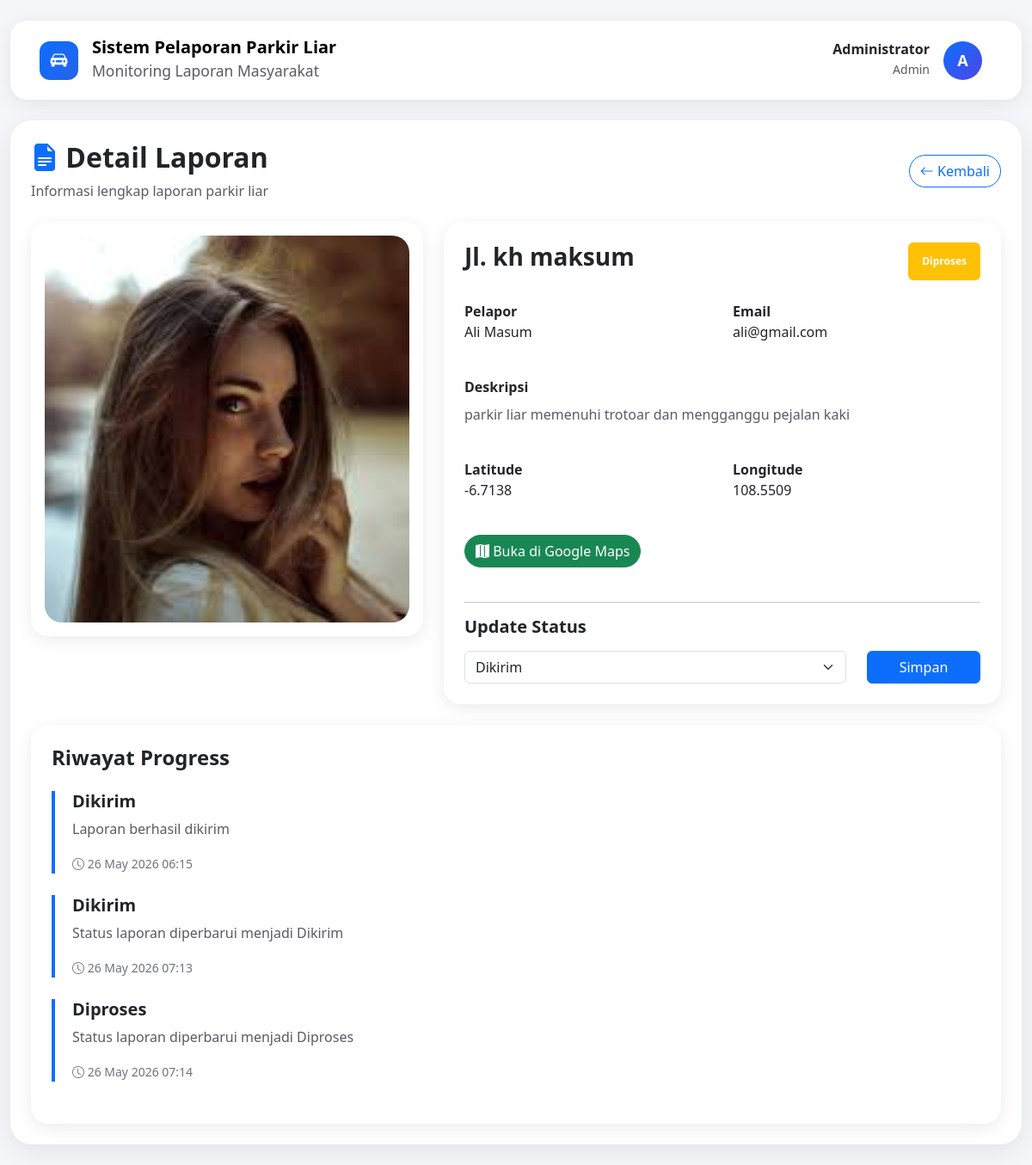
Screenshot of /admin/detail_laporan.php?id=1 (signed in) with the database file from the repository.
### tables this page shows
CREATE TABLE `laporan` (
  `id_laporan` int(11) NOT NULL,
  `id_user` int(11) NOT NULL,
  `foto` varchar(255) NOT NULL,
  `deskripsi` text NOT NULL,
  `latitude` varchar(50) NOT NULL,
  `longitude` varchar(50) NOT NULL,
  `alamat_lokasi` text DEFAULT NULL,
  `status` enum('Dikirim','Diverifikasi','Diproses','Ditindak','Selesai','Ditolak') DEFAULT 'Dikirim',
  `created_at` timestamp NOT NULL DEFAULT current_timestamp()
);

CREATE TABLE `users` (
  `id_user` int(11) NOT NULL,
  `nama_lengkap` varchar(100) NOT NULL,
  `email` varchar(100) NOT NULL,
  `password` varchar(255) NOT NULL,
  `no_hp` varchar(20) DEFAULT NULL,
  `alamat` text DEFAULT NULL,
  `role` enum('admin','user') DEFAULT 'user',
  `created_at` timestamp NOT NULL DEFAULT current_timestamp()
);

CREATE TABLE `status_laporan` (
  `id_status` int(11) NOT NULL,
  `id_laporan` int(11) NOT NULL,
  `status` enum('Dikirim','Diverifikasi','Diproses','Ditindak','Selesai','Ditolak') NOT NULL,
  `catatan` text DEFAULT NULL,
  `updated_by` int(11) DEFAULT NULL,
  `created_at` timestamp NOT NULL DEFAULT current_timestamp()
);

### admin/detail_laporan.php (the view, shortened to what this page needs)
<?php
include __DIR__ . '/../config/koneksi.php';
$id_laporan = (int) $_GET['id'];
$query = mysqli_query($conn,
    "SELECT laporan.*,
    users.nama_lengkap,
    users.email
    FROM laporan
    JOIN users
    ON users.id_user = laporan.id_user
    WHERE laporan.id_laporan='$id_laporan'"
);
$data = mysqli_fetch_assoc($query);
$queryStatus = mysqli_query($conn,
    "SELECT *
    FROM status_laporan
    WHERE id_laporan='$id_laporan'
    ORDER BY created_at ASC"
);
switch($data['status']){
    case 'Diproses':
        $badge='warning';
        break;
}
?>
<!DOCTYPE html>
<html lang="id">
<head>
<link href="https://cdn.jsdelivr.net/npm/bootstrap@5.3.3/dist/css/bootstrap.min.css"
rel="stylesheet">
<link rel="stylesheet"
href="https://cdn.jsdelivr.net/npm/bootstrap-icons@1.11.3/font/bootstrap-icons.min.css">
</head>
<body>
<div class="container-fluid py-4">
    <?php include '../components/header.php'; ?>
    <div class="card page-card p-4">
        <div class="d-flex justify-content-between align-items-center mb-4">
            <div>
                <h2 class="fw-bold">
                    <i class="bi bi-file-earmark-text-fill text-primary"></i>
                    Detail Laporan
                </h2>
                <p class="text-muted mb-0">
                    Informasi lengkap laporan parkir liar
                </p>
            </div>
            <a href="laporan.php"
               class="btn btn-outline-primary rounded-pill">
                <i class="bi bi-arrow-left"></i>
                Kembali
            </a>
        </div>
        <div class="row g-4">
            <div class="col-lg-5">
                <div class="card detail-card p-3">
                    <img
                    src="../assets/uploads/laporan/<?= $data['foto']; ?>"
                    class="report-img">
                </div>
            </div>
            <div class="col-lg-7">
                <div class="card detail-card p-4 h-100">
                    <div class="d-flex justify-content-between mb-4">
                        <h3 class="fw-bold">
                            <?= htmlspecialchars(
                                $data['alamat_lokasi']
                                ?: 'Lokasi Tidak Diketahui'
                            ); ?>
                        </h3>
                        <span class="badge bg-<?= $badge ?> p-3">
                            <?= $data['status']; ?>
                        </span>
                    </div>
                    <div class="row mb-4">
                        <div class="col-md-6">
                            <strong>Pelapor</strong>
                            <p>
                                <?= htmlspecialchars(
                                    $data['nama_lengkap']
                                ); ?>
                            </p>
                        </div>
                        <div class="col-md-6">
                            <strong>Email</strong>
                            <p>
                                <?= htmlspecialchars(
                                    $data['email']
                                ); ?>
                            </p>
                        </div>
                    </div>
                    <div class="mb-4">
                        <strong>Deskripsi</strong>
                        <p class="text-muted mt-2">
                            <?= htmlspecialchars(
                                $data['deskripsi']
                            ); ?>
                        </p>
                    </div>
                    <div class="row mb-4">
                        <div class="col-md-6">
                            <strong>Latitude</strong>
                            <p><?= $data['latitude']; ?></p>
                        </div>
                        <div class="col-md-6">
                            <strong>Longitude</strong>
                            <p><?= $data['longitude']; ?></p>
                        </div>
                    </div>
                    <div class="mb-4">
                        <a
                        href="https://www.google.com/maps?q=<?= $data['latitude']; ?>,<?= $data['longitude']; ?>"
                        target="_blank"
                        class="btn btn-success rounded-pill">
                            <i class="bi bi-map-fill"></i>
                            Buka di Google Maps
                        </a>
                    </div>
                    <hr>
                    <h5 class="fw-bold mb-3">
                        Update Status
                    </h5>
                    <form method="POST" action="update_status.php">
                        <div class="row">
                            <div class="col-md-9">
                                <select
                                name="status"
                                class="form-select">
                                    <option>Dikirim</option>
                                </select>
                            </div>
                            <div class="col-md-3">
                                <button
                                type="submit"
                                name="update_status"
                                class="btn btn-primary w-100">
                                    Simpan
                                </button>
                            </div>
                        </div>
                    </form>
                </div>
            </div>
        </div>
        <div class="card detail-card p-4 mt-4">
            <h4 class="fw-bold mb-4">
                Riwayat Progress
            </h4>
            <?php while($status =
            mysqli_fetch_assoc($queryStatus)): ?>
                <div class="history-item">
                    <h5 class="fw-bold">
                        <?= $status['status']; ?>
                    </h5>
                    <p class="text-muted">
                        <?= htmlspecialchars(
                            $status['catatan']
                        ); ?>
                    </p>
                    <small class="text-secondary">
                        <i class="bi bi-clock"></i>
                        <?= date(
                            'd M Y H:i',
                            strtotime(
                                $status['created_at']
                            )
                        ); ?>
                    </small>
                </div>
            <?php endwhile; ?>
        </div>
    </div>
</div>
</body>
</html>

### components/header.php (shortened to what this page needs)
<?php
$nama = $_SESSION['nama'] ?? 'User';
$role = $_SESSION['role'] ?? 'user';
?>
<nav class="navbar navbar-expand-lg navbar-custom mb-4">
    <div class="container-fluid">
        <a class="navbar-brand d-flex align-items-center gap-3"
           href="#">
            <div class="brand-logo">
                <i class="bi bi-car-front-fill"></i>
            </div>
            <div>
                <h5 class="mb-0 fw-bold">
                    Sistem Pelaporan Parkir Liar
                </h5>
                <small class="text-muted">
                    Monitoring Laporan Masyarakat
                </small>
            </div>
        </a>
        <div class="collapse navbar-collapse justify-content-end"
             id="navbarContent">
            <div class="dropdown">
                <button class="btn border-0 d-flex align-items-center gap-3"
                        data-bs-toggle="dropdown">
                    <div class="text-end d-none d-md-block">
                        <h6 class="mb-0 fw-bold">
                            <?= htmlspecialchars($nama) ?>
                        </h6>
                        <small class="text-muted text-capitalize">
                            <?= htmlspecialchars($role) ?>
                        </small>
                    </div>
                    <div class="user-avatar">
                        <?= strtoupper(substr($nama,0,1)); ?>
                    </div>
                </button>
            </div>
        </div>
    </div>
</nav>

### admin/detail_laporan.php (style rules this page uses)
body { background:#f4f6f9; }
.page-card { border:none; border-radius:25px; box-shadow:0 8px 30px rgba(0,0,0,.08); }
.detail-card { border:none; border-radius:20px; box-shadow:0 5px 20px rgba(0,0,0,.08); }
.report-img { width:100%; height:450px; object-fit:cover; border-radius:20px; }
.history-item { border-left:4px solid #0d6efd; padding-left:20px; margin-bottom:25px; }

### components/header.php (style rules this page uses)
.navbar-custom { background: rgba(255,255,255,.95); backdrop-filter: blur(10px); border-radius: 20px; padding: 14px 22px; box-shadow: 0 4px 20px rgba(0,0,0,.08); }
.brand-logo { width:45px; height:45px; border-radius:12px; background:linear-gradient(135deg,#0d6efd,#2563eb); color:white; display:flex; align-items:center; justify-content:center; font-size:20px; }
.user-avatar { width:45px; height:45px; border-radius:50%; background:linear-gradient(135deg,#0d6efd,#4f46e5); color:white; display:flex; align-items:center; justify-content:center; font-weight:700; font-size:18px; }

### rows the page displays
laporan: foto (picture), alamat_lokasi "Jl. kh maksum", status "Diproses", id_user.nama_lengkap "Ali Masum", id_user.email "ali@gmail.com", deskripsi "parkir liar memenuhi trotoar dan mengganggu pejalan kaki", latitude "-6.7138", longitude "108.5509"
status_laporan: status "Dikirim", catatan "Laporan berhasil dikirim", created_at "26 May 2026 06:15"
status_laporan: status "Dikirim", catatan "Status laporan diperbarui menjadi Dikirim", created_at "26 May 2026 07:13"
status_laporan: status "Diproses", catatan "Status laporan diperbarui menjadi Diproses", created_at "26 May 2026 07:14"

### other values shown
$nama "Administrator"
$role "Admin"
substr($nama,0,1) "A"
